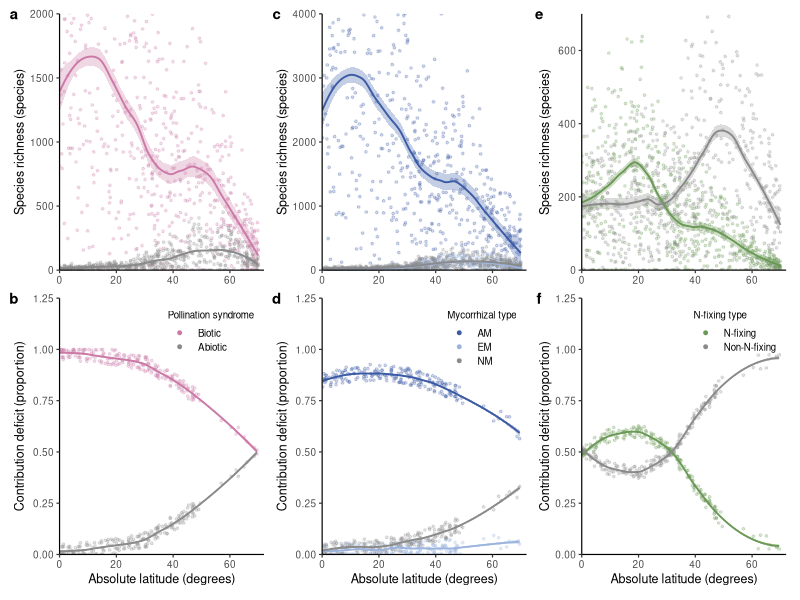
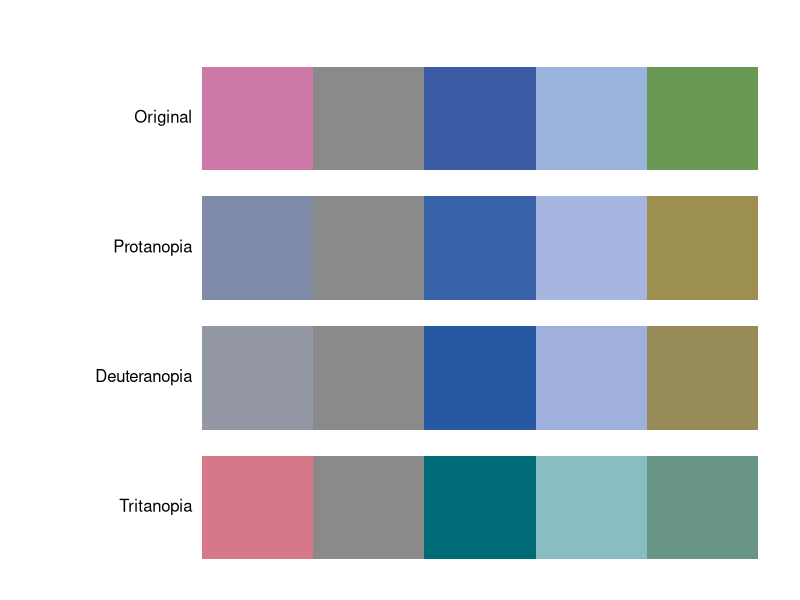

Write R code to recreate these figures, in order.
## ---- chunk 1
#| label: simulate
seed <- 5014L
set.seed(seed)
library(ggplot2)
n_mainland <- 600L
n_island <- 212L
knots <- seq(0, 70, 10)
groups <- c("Biotic", "Abiotic", "AM", "EM", "NM", "N-fixing", "Non-N-fixing")
types <- c("Pollination", "Pollination", rep("Mycorrhiza", 3), rep("N-fixation", 2))
richness <- rbind(
  c(1250,1800,1450,900,700,800,450,150), c(15,20,30,50,110,170,150,50),
  c(2100,3400,2800,2000,1500,1300,700,350), c(10,15,25,40,80,140,100,40),
  c(20,25,30,50,110,160,130,60), c(160,260,300,180,130,90,40,10),
  c(160,200,180,170,290,410,260,120))
shares <- rbind(
  c(.98,.98,.96,.93,.85,.75,.63,.50), c(.02,.02,.04,.07,.15,.25,.37,.50),
  c(.85,.88,.89,.87,.83,.77,.69,.60), c(.015,.020,.020,.025,.030,.040,.060,.080),
  c(.020,.030,.040,.060,.100,.150,.230,.300), c(.50,.58,.60,.53,.33,.16,.07,.04),
  c(.50,.42,.40,.47,.67,.84,.93,.96))
latitude_mainland <- runif(n_mainland, 0, 70)
latitude_island <- c(runif(n_island - 8, 0, 50), runif(8, 50, 70))
dat <- data.frame()
for (j in seq_along(groups)) {
  mu <- approx(knots, richness[j, ], xout = latitude_mainland)$y
  weight <- approx(knots, shares[j, ], xout = latitude_island)$y
  mainland <- data.frame(id = seq_len(n_mainland), latitude = latitude_mainland,
                        type = types[j], group = groups[j], metric = "richness")
  island <- data.frame(id = seq_len(n_island), latitude = latitude_island,
                      type = types[j], group = groups[j], metric = "contribution")
  dat <- rbind(dat,
    transform(mainland, value = pmax(0, round(rnorm(n_mainland, mu, .7 * mu)))),
    transform(island, value = pmax(.001, weight + runif(n_island, -.04, .04))))
}
i <- dat$metric == "contribution" & dat$type != "Mycorrhiza"
dat$value[i] <- dat$value[i] / ave(dat$value[i], dat$id[i], dat$type[i], FUN = sum)
panel_names <- c("a  Pollination\nMainland richness (species)",
                 "c  Mycorrhiza\nMainland richness (species)",
                 "e  N-fixation\nMainland richness (species)",
                 "b  Pollination\nDeficit contribution (proportion)",
                 "d  Mycorrhiza\nDeficit contribution (proportion)",
                 "f  N-fixation\nDeficit contribution (proportion)")
panel_id <- match(dat$type, unique(types)) + ifelse(dat$metric == "richness", 0, 3)
dat$panel <- factor(panel_names[panel_id], levels = panel_names)
dat$group <- factor(dat$group, levels = groups)
## ---- chunk 2
#| label: smooth-curves
curves <- data.frame()
for (g in groups) {
  for (m in c("richness", "contribution")) {
    z <- subset(dat, group == g & metric == m)
    model <- loess(value ~ latitude, data = z,
                   span = if (m == "richness" && z$type[1] == "Mycorrhiza") 0.50 else 0.40)
    grid <- data.frame(latitude = seq(min(z$latitude), max(z$latitude), length.out = 100))
    estimate <- predict(model, newdata = grid, se = TRUE)
    curves <- rbind(curves, data.frame(grid, panel = z$panel[1], group = g,
      value = estimate$fit, lower = estimate$fit - estimate$se.fit,
      upper = estimate$fit + estimate$se.fit))
  }
}
curves$panel <- factor(curves$panel, levels = panel_names)
curves$group <- factor(curves$group, levels = groups)
## ---- chunk 3
#| label: fig-reconstruction
#| fig-width: 10
#| fig-height: 6.8
palette <- c(Biotic = "#CC79A7", Abiotic = "#8A8A8A", AM = "#3B5BA5",
             EM = "#9BB4DE", NM = "#8A8A8A", "N-fixing" = "#6A9955",
             "Non-N-fixing" = "#8A8A8A")
limits <- c(2000, 4000, 700, 1.25, 1.25, 1.25)
legend_titles <- rep(c("Pollination syndrome", "Mycorrhizal type", "N-fixing type"), 2)
plots <- list()
for (k in seq_along(panel_names)) {
  z <- subset(dat, panel == panel_names[k])
  plots[[k]] <- ggplot(z, aes(latitude, value, color = group)) +
    geom_ribbon(data = subset(curves, panel == panel_names[k]),
                aes(ymin = lower, ymax = upper, fill = group), alpha = .3, color = NA) +
    geom_point(alpha = .24, size = .65) +
    geom_line(data = subset(curves, panel == panel_names[k]), linewidth = .65) +
    coord_cartesian(xlim = c(0, 72), ylim = c(0, limits[k]), expand = FALSE) +
    scale_x_continuous(breaks = c(0, 20, 40, 60)) +
    scale_color_manual(values = palette) + scale_fill_manual(values = palette, guide = "none") +
    labs(tag = c("a", "c", "e", "b", "d", "f")[k], color = legend_titles[k],
         x = if (k > 3) "Absolute latitude (degrees)" else NULL,
         y = if (k <= 3) "Species richness (species)" else "Contribution deficit (proportion)") +
    theme_classic(base_size = 9) +
    theme(legend.position = if (k <= 3) "none" else "inside",
          legend.position.inside = c(.98, .98), legend.justification = c(1, 1),
          legend.background = element_blank(), legend.key.height = grid::unit(.7, "lines"),
          legend.text = element_text(size = 7), legend.title = element_text(size = 7),
          plot.tag = element_text(face = "bold"), plot.tag.position = c(0, 1)) +
    guides(color = guide_legend(override.aes = list(alpha = 1, linewidth = 0, size = 1)))
}
p <- patchwork::wrap_plots(plots, ncol = 3)
p
## ---- chunk 4
#| label: fig-palette-check
#| fig-width: 8
#| fig-height: 2.2
colors <- c("#CC79A7", "#8A8A8A", "#3B5BA5", "#9BB4DE", "#6A9955")
vision <- list(Original = identity, Protanopia = colorspace::protan,
               Deuteranopia = colorspace::deutan, Tritanopia = colorspace::tritan)
op <- par(mar = c(1, 9, 1, 1))
plot.new()
plot.window(xlim = c(0, length(colors)), ylim = c(0, 4))
for (i in seq_along(vision)) {
  rect(0:4, 4 - i, 1:5, 4.8 - i, col = vision[[i]](colors), border = NA)
  text(0, 4.4 - i, names(vision)[i], pos = 2, xpd = NA)
}
par(op)
